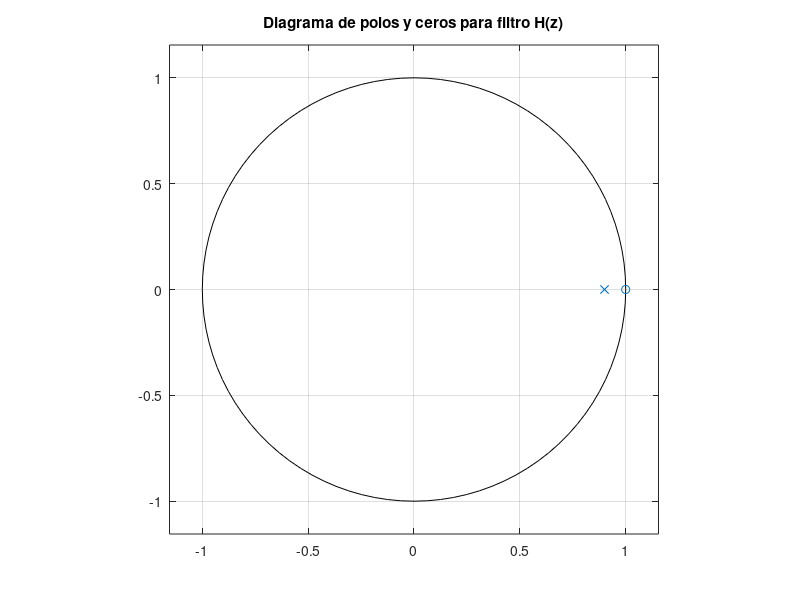
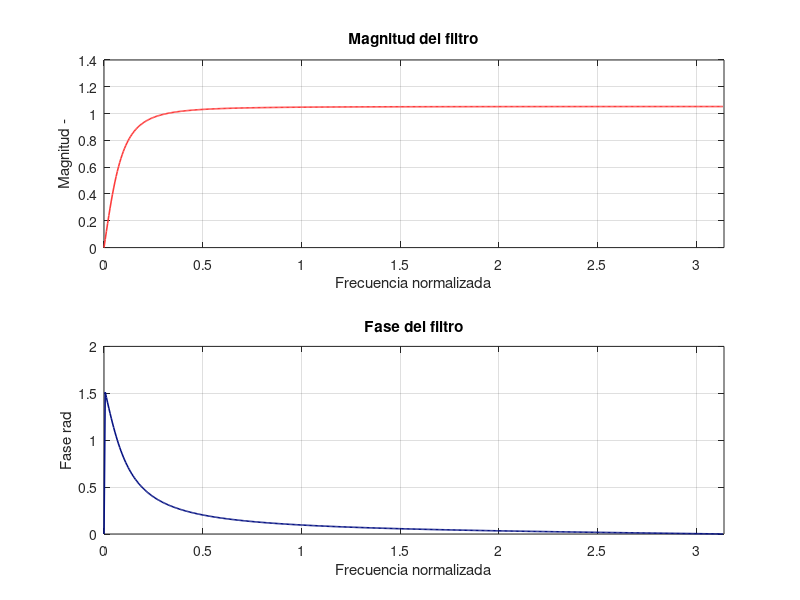

Reproduce these figures in MATLAB, in order. (Note: this script raises an error after producing the figures.)
%% Funcion de transferencia
clc, clear, close all;
plotPath = "../plots/";
name = "1_zp_diag";
figure 
	poles = [0.9];
	zeros = [1];
	zplane(zeros,poles)
	title("Diagrama de polos y ceros para filtro H(z)")
	grid on
cfg.PaperPositionMode = 'auto';
print(plotPath+name,'-dpdf','-bestfit');

%% Diagrama de magnitud y fase
clc, clear, close all;
Colors = [  hex2dec('fd') hex2dec('3c') hex2dec('3c');
            hex2dec('06') hex2dec('12') hex2dec('83');
            hex2dec('ff') hex2dec('b7') hex2dec('4c');
            hex2dec('13') hex2dec('8d') hex2dec('90');
            hex2dec('00') hex2dec('00') hex2dec('00')]/255;
plotPath = "../plots/";
name = "1_mag_phase";
num = [1 -1];
den = [1 -0.9];
[h,w] = freqz(num, den);
figure
	subplot(2,1,1)
		plot(w,abs(h),"color",Colors(1,:),"linewidth",1.15)
		title("Magnitud del filtro")
		xlabel("Frecuencia normalizada")
		ylabel("Magnitud -")
		grid on
		xlim([0,pi])
	subplot(2,1,2)
		plot(w,unwrap(angle(h)),"color",Colors(2,:),"linewidth",1.15)
		title("Fase del filtro")
		xlabel("Frecuencia normalizada")
		ylabel("Fase rad")
		grid on
		xlim([0,pi])
cfg.PaperPositionMode = 'auto';
print(plotPath+name,'-dpdf','-bestfit');

%% Filtro evaluado en pi/6
clc, clear, close all;
e_term = exp(j*pi/6);
Gn = 0.95;
num = e_term - 1;
den = e_term - 0.9;
H_e = Gn*num/den;

%% Filtraje electrocardiograma
clc, clear, close all;
Colors = [  hex2dec('fd') hex2dec('3c') hex2dec('3c');
            hex2dec('06') hex2dec('12') hex2dec('83');
            hex2dec('ff') hex2dec('b7') hex2dec('4c');
            hex2dec('13') hex2dec('8d') hex2dec('90');
            hex2dec('00') hex2dec('00') hex2dec('00')]/255;
plotPath = "../plots/";
ecg = load("../rsrc/ecg2x60.dat");
fs = 200; 
fr = 60;
X = fftshift(fft(ecg));
w = 2*pi*([0:1:length(ecg)-1] - length(ecg)/2)/length(ecg);
name = "ecg_time_freq";
figure
	subplot(3,1,1)
		plot([0:1:length(ecg)-1], ecg,"color",Colors(1,:),"linewidth",1.15)
		xlabel("Muestras")
		ylabel("Amplitud")
		title("ECG muestreado")
		axis tight
		grid on
	subplot(3,1,2)
		plot(w,db(X),"color",Colors(2,:),"linewidth",1.15)
		xlabel("Frecuencia normalizada")
		ylabel("Magnitud dB")
		title("Magnitud del espectro de la señal")
		grid on
		axis tight
	subplot(3,1,3)
		plot(w,unwrap(angle(X)),"color",Colors(3,:),"linewidth",1.15)
		xlabel("Frecuencia normalizada")
		ylabel("Fase rad")
		title("Fase del espectro de la señal")
		grid on
		axis tight
cfg.PaperPositionMode = 'auto';
print(plotPath+name,'-dpdf','-bestfit');
%% Filtro 2 ceros, 2 polos en cero
close all;
num  = [1 -2*cos(0.6*pi) 1];
den  = [1 0 0];
x_0 = filter(num,den,ecg);
% Analisis filtro
[h,w] = freqz(num, den);
name = "ecg_poles_0";
figure
	subplot(2,1,1)
		plot(w,db(h),"color",Colors(1,:),"linewidth",1.15)
		title("Magnitud del filtro")
		xlabel("Frecuencia normalizada")
		ylabel("Magnitud -")
		grid on
		xlim([0,pi])
	subplot(2,1,2)
		plot(w,unwrap(angle(h)),"color",Colors(2,:),"linewidth",1.15)
		title("Fase del filtro")
		xlabel("Frecuencia normalizada")
		ylabel("Fase rad")
		grid on
		xlim([0,pi])
cfg.PaperPositionMode = 'auto';
print(plotPath+name,'-dpdf','-bestfit');

% Resultado de filtraje
ecg_f_0 = filter(num, den, ecg);
X_f_0 = fftshift(fft(ecg_f_0));
w = 2*pi*([0:1:length(ecg_f_0)-1] - length(ecg_f_0)/2)/length(ecg_f_0);
name = "ecg_poles_0_filtered";
figure
	subplot(3,1,1)
		plot([0:1:length(ecg_f_0)-1], ecg_f_0,"color",Colors(3,:),"linewidth",1.15)
		xlabel("Muestras")
		ylabel("Amplitud")
		title("ECG muestreado - F1")
		axis tight
		grid on
	subplot(3,1,2)
		plot(w,db(X_f_0),"color",Colors(4,:),"linewidth",1.15)
		xlabel("Frecuencia normalizada")
		ylabel("Magnitud dB")
		title("Magnitud del espectro de la señal")
		grid on
		axis tight
	subplot(3,1,3)
		plot(w,unwrap(angle(X_f_0)),"color",Colors(5,:),"linewidth",1.15)
		xlabel("Frecuencia normalizada")
		ylabel("Fase rad")
		title("Fase del espectro de la señal")
		grid on
		axis tight
cfg.PaperPositionMode = 'auto';
print(plotPath+name,'-dpdf','-bestfit');

name = "egc_f_0_comparative";
figure
	plot([0:1:length(ecg)-1], ecg,"color",Colors(1,:),"linewidth",1.15)
	xlabel("Muestras")
	ylabel("Amplitud")
	title("Comparacion resultados")
	axis tight
	grid on
	hold on
	plot([0:1:length(ecg_f_0)-1], ecg_f_0,"color",Colors(2,:),"linewidth",1.15)
	hold off
	legend(["Señal original", "Señal filtrada"]);
cfg.PaperPositionMode = 'auto';
print(plotPath+name,'-dpdf','-bestfit');

%% Filtro 2 ceros, 2 polos
close all;
num  = [1 -2*cos(0.6*pi) 1];
r = [0.8, 0.9, 0.99];
r_l = ["08","09","099"];
cont = 0
for i = r
	cont = cont + 1;
	den  = [1 -2*cos(0.6*pi)*i i*i];
	x_i = filter(num,den,ecg);
	% Analisis filtro
	[h,w] = freqz(num, den);
	name = "ecg_poles_2"+r_l(cont);
	figure
		sgtitle("Filtro con r = "+num2str(i)) 
		subplot(2,1,1)
			plot(w,db(h),"color",Colors(1,:),"linewidth",1.15)
			title("Magnitud del filtro")
			xlabel("Frecuencia normalizada")
			ylabel("Magnitud dB")
			grid on
			xlim([0,pi])
		subplot(2,1,2)
			plot(w,unwrap(angle(h)),"color",Colors(2,:),"linewidth",1.15)
			title("Fase del filtro")
			xlabel("Frecuencia normalizada")
			ylabel("Fase rad")
			grid on
			xlim([0,pi])
	cfg.PaperPositionMode = 'auto';
	print(plotPath+name,'-dpdf','-bestfit');
end

% Resultado de filtraje
ecg_f_2 = filter(num, den, ecg);
X_f_2 = fftshift(fft(ecg_f_2));
w = 2*pi*([0:1:length(ecg_f_2)-1] - length(ecg_f_2)/2)/length(ecg_f_2);
name = "ecg_poles_2_filtered_r_099";
figure
	subplot(3,1,1)
		plot([0:1:length(ecg_f_2)-1], ecg_f_2,"color",Colors(1,:),"linewidth",1.15)
		xlabel("Muestras")
		ylabel("Amplitud")
		title("ECG muestreado - F2")
		axis tight
		grid on
	subplot(3,1,2)
		plot(w,db(X_f_2),"color",Colors(2,:),"linewidth",1.15)
		xlabel("Frecuencia normalizada")
		ylabel("Magnitud dB")
		title("Magnitud del espectro de la señal")
		grid on
		axis tight
	subplot(3,1,3)
		plot(w,unwrap(angle(X_f_2)),"color",Colors(3,:),"linewidth",1.15)
		xlabel("Frecuencia normalizada")
		ylabel("Fase rad")
		title("Fase del espectro de la señal")
		grid on
		axis tight
cfg.PaperPositionMode = 'auto';
print(plotPath+name,'-dpdf','-bestfit');

% Grafico resultante 0.99

name = "egc_f_2_comparative";
figure
	plot([0:1:length(ecg)-1], ecg,"color",Colors(1,:),"linewidth",1.15)
	xlabel("Muestras")
	ylabel("Amplitud")
	title("Comparacion resultados")
	axis tight
	grid on
	hold on
	plot([0:1:length(ecg_f_2)-1], ecg_f_2,"color",Colors(2,:),"linewidth",1.15)
	hold off
	legend(["Señal original", "Señal filtrada"]);
cfg.PaperPositionMode = 'auto';
print(plotPath+name,'-dpdf','-bestfit');

%% ECG_LFN
clc, clear, close all;
Colors = [  hex2dec('fd') hex2dec('3c') hex2dec('3c');
            hex2dec('06') hex2dec('12') hex2dec('83');
            hex2dec('ff') hex2dec('b7') hex2dec('4c');
            hex2dec('13') hex2dec('8d') hex2dec('90');
            hex2dec('00') hex2dec('00') hex2dec('00')]/255;
plotPath="../plots/";
ecg = load("../rsrc/ecg_lfn.dat");
fs = 1000;
fc = [0.5, 5];
fc_l = ["05","5"];
n = [2, 8];
cont = 0;
for n_i = n
	for fc_i = fc
		cont = cont + 1;
		wnc = fc_i/(fs/2);
		[b,a] = butter(n_i,wnc,"high");
		[h,w] = freqz(b,a);
		name = "1_c_filter_butter_"+int2str(n_i)+"_freq_"+fc_l(cont);
		figure
			sgtitle("Filtro Butterworth, n ="+int2str(n_i)+" fc ="+num2str(fc_i)+" Hz") 
			subplot(2,1,1)
				plot(w, db(h),"color",Colors(1,:),"linewidth",1.15)
				title("Magnitud de filtro")
				xlabel("Frecuencia normalizada")
				ylabel("Magnitud dB")
				xlim([0, 0.5])
				grid on
			subplot(2,1,2)
				plot(w, unwrap(angle((h))),"color",Colors(2,:),"linewidth",1.15)
				title("Fase del filtro")
				xlabel("Frecuencia normalizada")
				ylabel("Fase rad")
				xlim([0, 0.5])
				grid on
		cfg.PaperPositionMode = 'auto';
		print(plotPath+name,'-dpdf','-bestfit');
		
		f_ecg = filter(b,a, ecg);
		name = "1_c_ecg_filtered_"+int2str(n_i)+"_freq_"+fc_l(cont);
		figure
			plot([0:1:length(ecg)-1], ecg,"color",Colors(1,:),"linewidth",1.15)
			xlabel("Muestras")
			ylabel("Amplitud")
			title("Comparacion resultados")
			axis tight
			grid on
			hold on
			plot([0:1:length(f_ecg)-1], f_ecg,"color",Colors(2,:),"linewidth",1.15)
			hold off
			legend(["Señal original", "Señal filtrada"]);
		cfg.PaperPositionMode = 'auto';
		print(plotPath+name,'-dpdf','-bestfit');

	end
	cont = 0;
end
